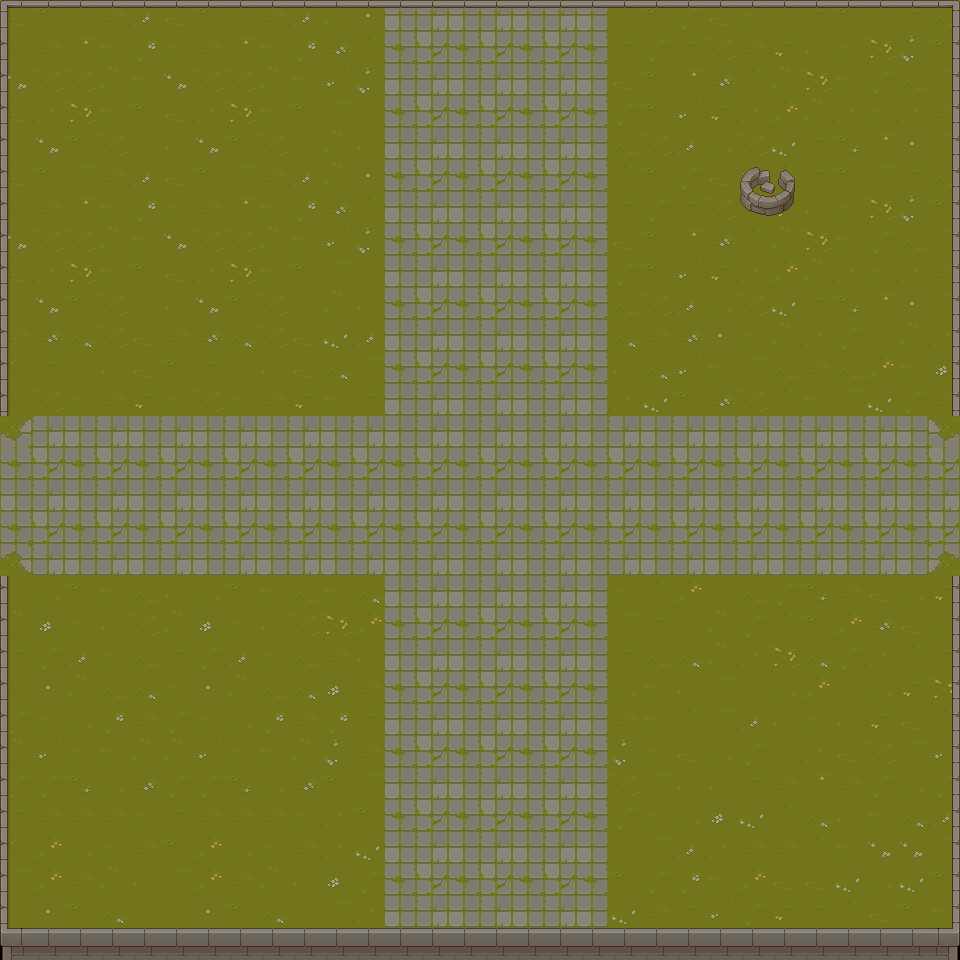

Below is a game level as drawn by its tile map, then a one-line description and the .tmx that defines it (tile-layer data replaced by summaries):
An orthogonal 30x30 tile map with 32x32 px tiles, 5 tile layers (Ground, Path, Status, WallsBelowPlayer, ...), 3 tilesets and 6 objects.

<map version="1.10" tiledversion="1.10.2" orientation="orthogonal" renderorder="right-down" width="30" height="30" tilewidth="32" tileheight="32" infinite="0" nextlayerid="7" nextobjectid="7">
 <tileset firstgid="1" source="../TileSets/GraveWood.tsx" />
 <tileset firstgid="65" source="../TileSets/Objects.tsx" />
 <tileset firstgid="321" source="../TileSets/Walls.tsx" />
 <layer id="1" name="Ground" width="30" height="30">
  <data>[900 cells, 898 non-empty, 32 distinct tile ids]</data>
 </layer>
 <layer id="2" name="Path" width="30" height="30">
  <data>[900 cells, 325 non-empty, 5 distinct tile ids]</data>
 </layer>
 <layer id="3" name="Status" width="30" height="30">
  <data>[900 cells, 4 non-empty, 4 distinct tile ids]</data>
 </layer>
 <layer id="4" name="WallsBelowPlayer" width="30" height="30">
  <data>[900 cells, 76 non-empty, 5 distinct tile ids]</data>
 </layer>
 <layer id="6" name="WallsAbovePlayer" width="30" height="30">
  <data>[900 cells, 30 non-empty, 2 distinct tile ids]</data>
 </layer>
 <objectgroup id="5" name="Colliders">
  <object id="1" x="0.181818" y="-0.666667" width="8" height="415.333" />
  <object id="2" x="0" y="-0.666667" width="960" height="8" />
  <object id="3" x="952.333" y="-0.333333" width="7.33333" height="418.333" />
  <object id="4" x="951.667" y="577" width="8.33333" height="383.333" />
  <object id="5" x="-0.333333" y="575.667" width="8" height="384" />
  <object id="6" x="-0.333333" y="951.333" width="958.333" height="8" />
 </objectgroup>
</map>
